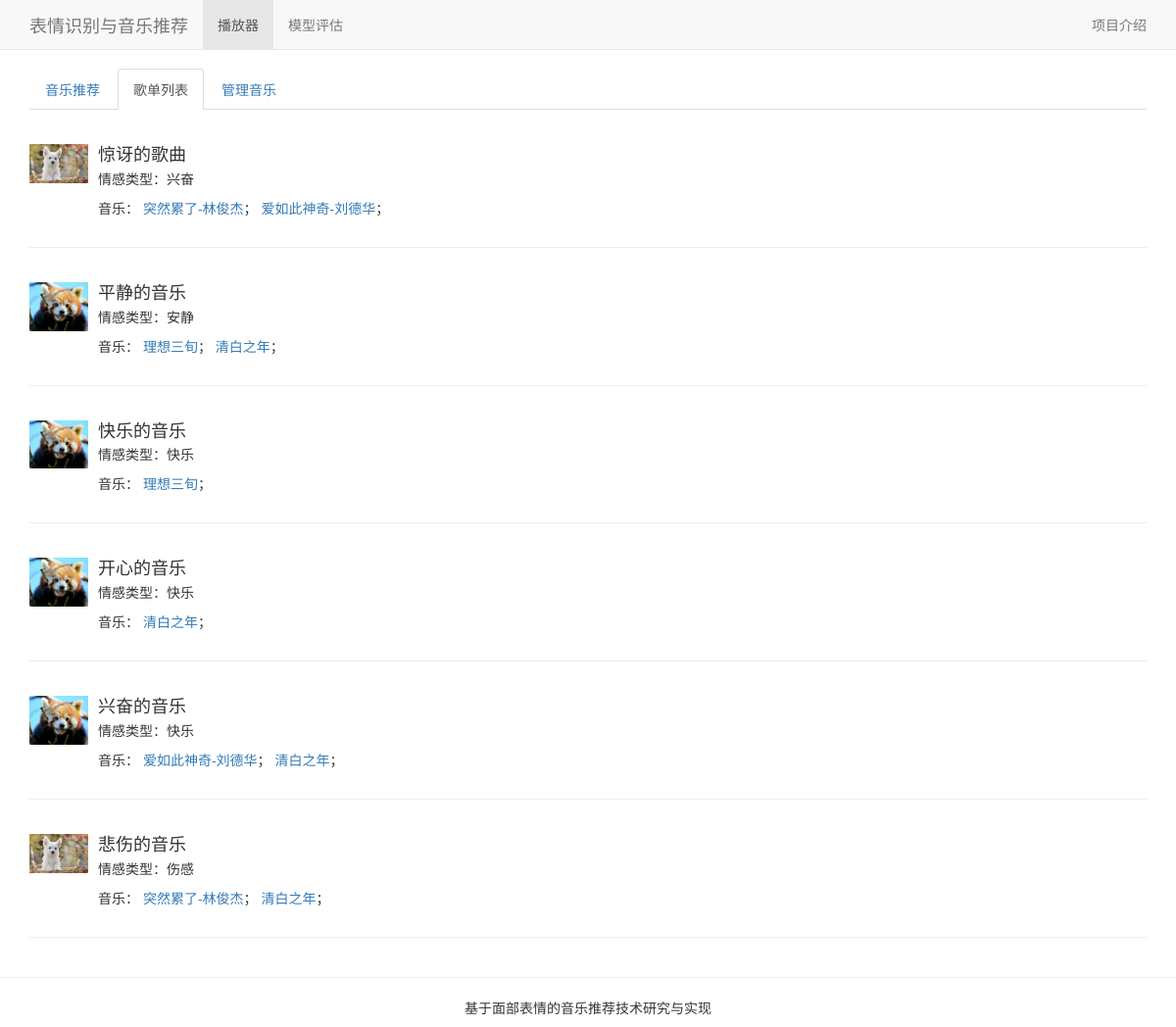
Page /musics-list/ on the committed database.
### musicplayer/models.py (models this page shows, shortened)
class MusicList(models.Model):
    TYPE_CHOICES = ((0, '愤怒'), (1, '快乐'), (2, '伤感'), (3, '兴奋'), (4, '安静'))
    name = models.CharField("歌单名", max_length=20)
    cover = models.ImageField("图片", upload_to=directory_path, blank=True)
    music = models.ManyToManyField(Music, related_name="musics", verbose_name='歌曲', blank=True)
    mtype = models.PositiveSmallIntegerField('情绪类型', blank=False, default=1, choices=TYPE_CHOICES)
    class Meta:
        ordering = ['id']
        verbose_name_plural = "歌单"

class Music(models.Model):
    name = models.CharField("歌曲名", max_length=30)
    file = models.FileField("文件", upload_to=directory_path, null=True)
    class Meta:
        verbose_name_plural = "音乐"

### musicplayer/views.py (the view)
# urls.py: path('musics-list/', views.MusicsList.as_view(), name='music_list'),
class MusicsList(ListView):
    model = MusicList
    template_name = "musicplayer/music_list.html"
    context_object_name = "music_list"

### musicplayer/templates/musicplayer/music_list.html
{% extends 'common/base.html' %}
{% block content %}
    {% include 'musicplayer/music_nav.html' %}
    {% for list in music_list %}
        <div class="media">
            <div class="media-left">
                <a href="#">
                    <img class="media-object" style="width: 60px" src="{{ list.cover.url }}" alt="{{ list.name }}">
                </a>
            </div>
            <div class="media-body">
                <h4 class="media-heading">{{ list.name }}</h4>
                <p>情感类型：{{ list.get_mtype_display }}</p>
                <p>音乐：
                    {% for music in list.music.all %}
                        <a href="{{ music.file.url }}">{{ music.name }}</a>；
                    {% endfor %}
                </p>
            </div>
            <hr>
        </div>
    {% endfor %}
{% endblock %}

### templates/common/base.html (shortened to what this page needs)
{% load static %}
<!DOCTYPE html>
<html lang="zh-cn">
<head>
    <link rel="stylesheet" href="{% static 'css/bootstrap.css' %}">
</head>
<body>
<nav class="navbar navbar-default navbar-fixed-top">
    <div class="container">
        <div class="navbar-header">
            <a class="navbar-brand" href="#">表情识别与音乐推荐</a>
        </div>
        <div class="collapse navbar-collapse" id="bs-example-navbar-collapse-1">
            <ul class="nav navbar-nav">
                <li {% if request.path != '/fermodel/' and request.path != '/intro/' %}class="active"{% endif %}>
                    <a href="{% url 'musicplayer:music_player' %}">播放器</a></li>
                <li {% if request.path == '/fermodel/' %}class="active"{% endif %}>
                    <a href="{% url 'fermodel:camera' %}">模型评估</a></li>
            </ul>
            <ul class="nav navbar-nav navbar-right">
                <li><a href="#">项目介绍</a></li>
            </ul>
        </div>
    </div>
</nav>
<div class="container content">
    {% block content %}
    {% endblock %}
</div>
<footer class="text-center">
    <hr>
    <p>基于面部表情的音乐推荐技术研究与实现</p>
</footer>
</body>
</html>

### musicplayer/templates/musicplayer/music_nav.html
<br>
<ul class="nav nav-tabs">
    <li role="presentation" {% if request.path|slice:"7" == '/player' %}class="active"{% endif %}><a href="{% url 'musicplayer:music_player' %}">音乐推荐</a></li>
    <li role="presentation" {% if request.path == '/musics-list/' %}class="active"{% endif %} ><a href="{% url 'musicplayer:music_list' %}">歌单列表</a></li>
    <li role="presentation"><a href="/admin/">管理音乐</a></li>
</ul>
<br>

### templates/common/base.html (style rules this page uses)
body { padding-top: 50px; }

### rows in the picture
MusicList: cover (picture), name "惊讶的歌曲", mtype "兴奋"
Music: name "突然累了-林俊杰"
Music: name "爱如此神奇-刘德华"
MusicList: cover (picture), name "平静的音乐", mtype "安静"
Music: name "理想三旬"
Music: name "清白之年"
MusicList: cover (picture), name "快乐的音乐", mtype "快乐"
MusicList: cover (picture), name "开心的音乐", mtype "快乐"
MusicList: cover (picture), name "兴奋的音乐", mtype "快乐"
MusicList: cover (picture), name "悲伤的音乐", mtype "伤感"
